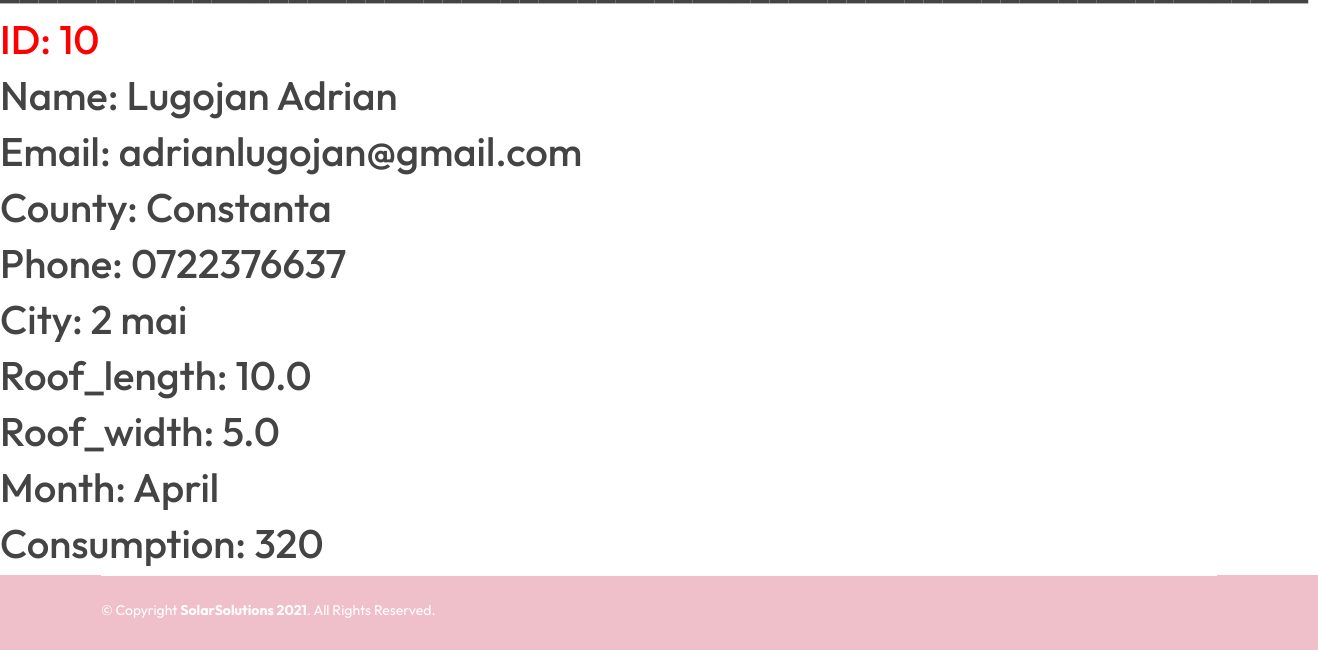
The page /database (lower part) on the database as committed earlier.
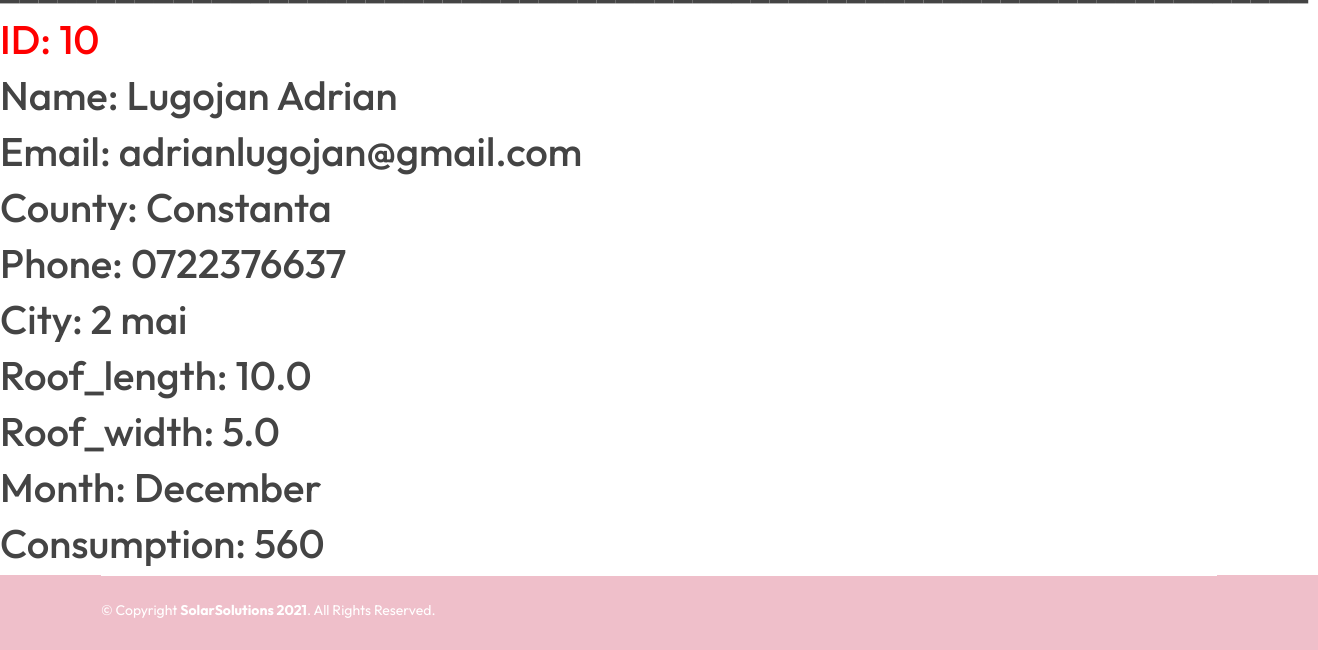
The same page on the database as committed later.
### website/models.py (models this page shows)
class User(db.Model, UserMixin):
    id = db.Column(db.Integer, primary_key=True)
    name = db.Column(db.String(150))
    email = db.Column(db.String(150), unique=True)
    password = db.Column(db.String(150))
    phone = db.Column(db.String(150))
    county = db.Column(db.String(150))
    city = db.Column(db.String(150))
    roof_length = db.Column(db.Float)
    roof_width = db.Column(db.Float)
    month = db.Column(db.String(150))
    consumption = db.Column(db.Integer)

### website/views.py (the view)
@views.route('/database')
def database():
    rows = User.query.count()
    return render_template('database.html', user=current_user, show_system=False , table_user=User.query.all(), rows=rows)

### website/templates/database.html (shortened to what this page needs)
{% extends "header_footer_general.html" %}
{% block content %}
<br>
<br>
<br>
<br>
<br>
<div style="display: block;">
{% for user in table_user %}
<h1>____________________________________________________________________</h1>
<h1 style="color: red;"> ID: {{user.id}} </h1>
<h1>Name: {{user.name}}</h1>
<h1>Email: {{user.email}}</h1>
<h1>County: {{user.county}}</h1>
<h1>Phone: {{user.phone}}</h1>
<h1>City: {{user.city}}</h1>
<h1>Roof_length: {{user.roof_length}}</h1>
<h1>Roof_width: {{user.roof_width}}</h1>
<h1>Month: {{user.month}}</h1>
<h1>Consumption: {{user.consumption}}</h1>
{% endfor %}
</div>
{% endblock %}

Rows that differ between the two databases and show on the page:
changed User "Lugojan Adrian": month "April" → "December"; consumption "320" → "560"
